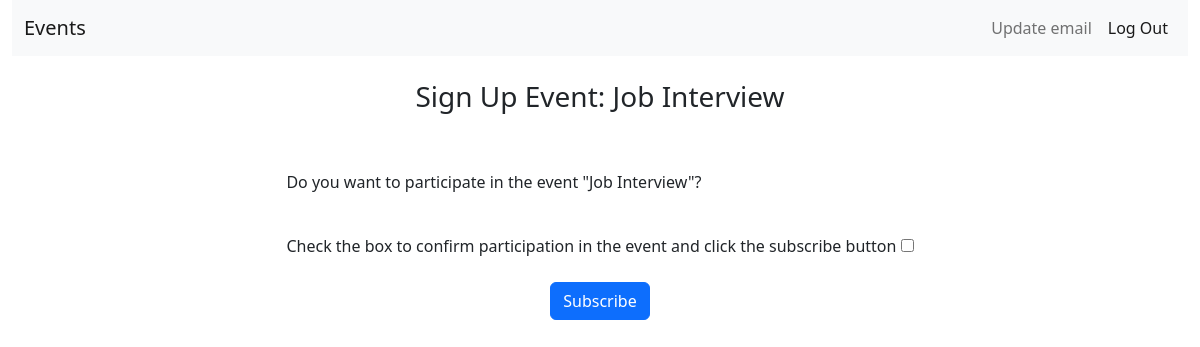
/events/eventsubscriptionview/1/ (signed in), run on an earlier commit of the app's database.
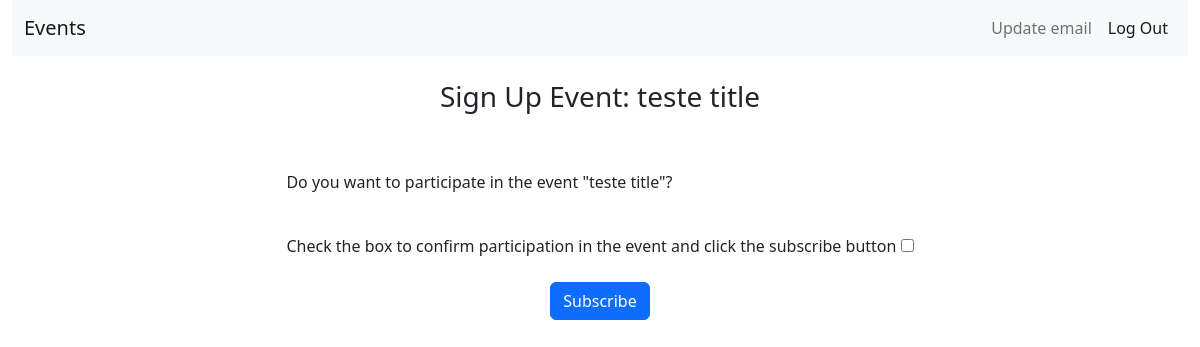
And on a later commit of the database.
### events/models.py (models this page shows, shortened)
class Base(models.Model):
    created = models.DateField('Created', auto_now_add=True)
    modified = models.DateField('Modified', auto_now=True)
    active = models.BooleanField('Active', default=True)
    class Meta:
        abstract = True

class Event(Base):
    user = models.ForeignKey(CustomUser, related_name='user', on_delete=models.DO_NOTHING)
    title = models.CharField('Title', max_length=250, blank=False, null=False)
    description = models.CharField('Description', max_length=500, blank=False, null=False)
    date = models.DateField('Date', max_length=500, blank=False, null=False)
    class Meta:
        verbose_name = "Event"
        verbose_name_plural = "Events"

### events/views.py (the view)
# urls.py: path('eventsubscriptionview/<int:pk>/', EventSubscriptionView.as_view(), name='eventsubscriptionview'),
@method_decorator(login_required, name='dispatch')
class EventSubscriptionView(UpdateView):
    model = Subscription
    form_class = EventSubscriptionForm
    template_name = 'events/eventsubscriptionview.html'
    success_url = reverse_lazy('alleventslistview')
    def get(self, request, pk):
        data = Event.objects.filter(id=pk).values()
        context = {
            'title': data[0]['title'],
            'event_id': data[0]['id'],
            }
        return render(request, 'events/eventsubscriptionview.html', context)

### templates/events/eventsubscriptionview.html (shortened to what this page needs)
{% extends 'base.html' %}
{% load crispy_forms_tags %}
{% block content %}
<div class="container-fluid">
  <br>
  <h3 class="text-center">Sign Up Event: {{ title }}</h3>
  <br>
  <form method="post">
    <div class="row justify-content-md-center">
      <div class="col-md-auto">
        <br>
        <p>Do you want to participate in the event "{{ title }}"?</p>
        <br>
        <div class="row">
          <div class="col-sm">
            <label for="subscribed_user">Check the box to confirm participation in the event and click the subscribe button</label>
            <input type="checkbox" name="subscribed_user" value="{{ request.user.id }}">
          </div>
        </div>
        <br>
        <div class="row justify-content-md-center">
          <div class="col-md-auto">
            <button type="submit" class="btn btn-primary">Subscribe</button>
          </div>
        </div>
      </div>
    </div>
  </form>
</div>
{% endblock %}

What changed in the data, as far as the page shows it:
changed Event: title "Job Interview" → "teste title"
